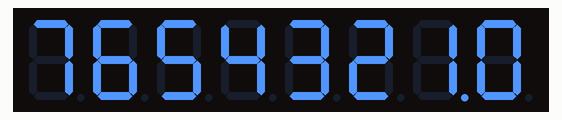
Simulated run of this program. Board: ATtiny13, built with avr-gcc and emulated at 1.2 MHz. On the bench: 8-digit seven-segment display. Wiring (inferred from the names in the program): MAX7219 LED driver: data PB0; clock PB1; CS PB2.

Above: at 0.1 s.
At 0.92 s:
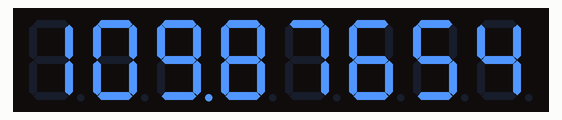
At 1.94 s:
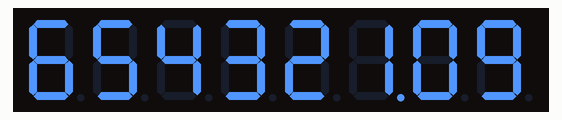
At 3.16 s:
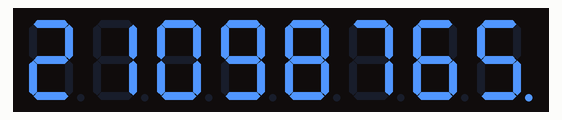
At 4.39 s:
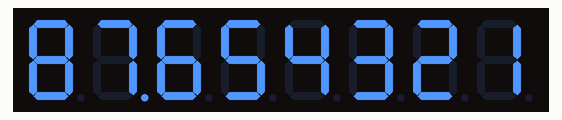
At 8.67 s:
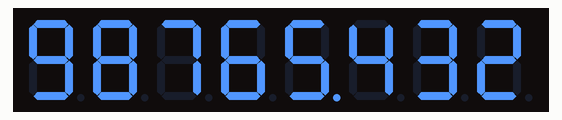

Measured:
- by itself, everything shown: repeats every 8.2 s, in 40 steps

The program:

main.c
```c
// (licence header left out)
#include <stdint.h>
#include <util/delay.h>
#include "max7219.h"

int
main(void)
{
	uint8_t i, j = 0;

	/* setup */
	MAX7219_init();
	MAX7219_set_intensity(8);

	/* loop */
	while (1) {
		for (i = 0; i < 8; ++i) {
			MAX7219_display_digit(i, (i + j) % 10);
		}
		MAX7219_clear_dot(j % 8);
		MAX7219_display_dot(++j % 8);
		_delay_ms(200);
	}
}
```

max7219.c
```c
// (licence header left out)
#include <avr/pgmspace.h>
#include "max7219.h"

#define MAX7219_REG_NOOP                (0x00)
#define MAX7219_REG_DIGIT0              (0x01)
#define MAX7219_REG_DIGIT1              (0x02)
#define MAX7219_REG_DIGIT2              (0x03)
#define MAX7219_REG_DIGIT3              (0x04)
#define MAX7219_REG_DIGIT4              (0x05)
#define MAX7219_REG_DIGIT5              (0x06)
#define MAX7219_REG_DIGIT6              (0x07)
#define MAX7219_REG_DIGIT7              (0x08)
#define MAX7219_REG_DECODEMODE		(0x09)
#define MAX7219_REG_INTENSITY		(0x0A)
#define MAX7219_REG_SCANLIMIT		(0x0B)
#define MAX7219_REG_SHUTDOWN		(0x0C)
#define MAX7219_REG_DISPLAYTEST		(0x0F)

#define MAX7219_DIN_HIGH()              (PORTB |= _BV(MAX7219_DIN_PIN))
#define MAX7219_DIN_LOW()               (PORTB &= ~_BV(MAX7219_DIN_PIN))
#define MAX7219_CLK_HIGH()              (PORTB |= _BV(MAX7219_CLK_PIN))
#define MAX7219_CLK_LOW()               (PORTB &= ~_BV(MAX7219_CLK_PIN))
#define MAX7219_CS_HIGH()               (PORTB |= _BV(MAX7219_CS_PIN))
#define MAX7219_CS_LOW()                (PORTB &= ~_BV(MAX7219_CS_PIN))


static uint8_t MAX7219_state[8] = {0, 0, 0, 0, 0, 0, 0, 0};
const static uint8_t MAX7219_digits[] PROGMEM  = {
	0b01111110, 0b00110000, 0b01101101, 0b01111001, 0b00110011,
	0b01011011, 0b01011111, 0b01110000, 0b01111111, 0b01111011
};

static void
MAX7219_write(uint8_t value)
{
        uint8_t i;

        __asm("nop");
        for (i = 0; i < 8; ++i, value <<= 1) {
                MAX7219_CLK_LOW();
                __asm("nop");
                if (value & 0x80) {
                        MAX7219_DIN_HIGH();
                } else {
                        MAX7219_DIN_LOW();
                }
                MAX7219_CLK_HIGH();
        }
}

static void
MAX7219_send(uint8_t reg, uint8_t data)
{

        MAX7219_CS_HIGH();
        MAX7219_write(reg);
	MAX7219_write(data);
        MAX7219_CS_LOW();
        __asm("nop");
        MAX7219_CS_HIGH();
}

void
MAX7219_init(void)
{

        DDRB |= _BV(MAX7219_DIN_PIN)|_BV(MAX7219_CLK_PIN)|_BV(MAX7219_CS_PIN);
        MAX7219_send(MAX7219_REG_DECODEMODE, 0x00);
        MAX7219_send(MAX7219_REG_SCANLIMIT, 0x07);
        MAX7219_send(MAX7219_REG_INTENSITY, 0x0f);
        MAX7219_send(MAX7219_REG_DISPLAYTEST, 0x00);
        MAX7219_send(MAX7219_REG_SHUTDOWN, 0x01);
}

void
MAX7219_display_digit(uint8_t position, uint8_t digit)
{

	if (position > 7 || digit > 9)
		return;

	MAX7219_state[position] = ((MAX7219_state[position] & 0b10000000) |
				pgm_read_byte_near(MAX7219_digits + digit));
	MAX7219_send(position + 1, MAX7219_state[position]);
}

void
MAX7219_display_dot(uint8_t position)
{

	if (position > 7)
		return;

	MAX7219_state[position] |= 0b10000000;
	MAX7219_send(position + 1, MAX7219_state[position]);
}

void
MAX7219_clear_dot(uint8_t position)
{

	if (position > 7)
		return;

	MAX7219_state[position] &= ~(0b10000000);
	MAX7219_send(position + 1, MAX7219_state[position]);
}

void
MAX7219_set_intensity(uint8_t value)
{

	if (value > 15)
		return;

	MAX7219_send(MAX7219_REG_INTENSITY, value);
}

void
MAX7219_clear(void)
{
	uint8_t i;

	for (i = 0; i < 8; ++i) {
		if (MAX7219_state[i]) {
			MAX7219_state[i] = 0;
			MAX7219_send(i + 1, 0);
		}
	}
}
```

max7219.h
```c
// (licence header left out)
#ifndef _ATTINY_MAX7219_H_
#define _ATTINY_MAX7219_H_

#include <stdint.h>
#include <stdbool.h>
#include <avr/io.h>

#ifndef	MAX7219_DIN_PIN
# define	MAX7219_DIN_PIN		PB0
#endif	/* !MAX7219_DIN_PIN */

#ifndef	MAX7219_CLK_PIN
# define	MAX7219_CLK_PIN		PB1
#endif	/* !MAX7219_CLK_PIN */

#ifndef	MAX7219_CS_PIN
# define	MAX7219_CS_PIN		PB2
#endif	/* !MAX7219_CS_PIN */

/**
 * Initialize display driver.
 * Clock pin, data pin and chip select pin
 * are defined at the top of this file.
 */
void MAX7219_init(void);

/**
 * Display single digit at position.
 * @param position: digit position from range <0, 7>
 * @param digit: value from range <0, 9>
 */
void MAX7219_display_digit(uint8_t position, uint8_t digit);

/**
 * Light up 'dot' at position.
 * @param position: dot position from range <0, 7>
 */
void MAX7219_display_dot(uint8_t position);

/**
 * Turn off 'dot' at position.
 * @param position: dot position from range <0, 7>
 */
void MAX7219_clear_dot(uint8_t position);

/**
 * Set brightness of the display.
 * @param value: intensity from range <0, 15>
 */
void MAX7219_set_intensity(uint8_t value);

/**
 * Clear display.
 */
void MAX7219_clear(void);

#endif  /* !_ATTINY_MAX7219_H_ */
```
